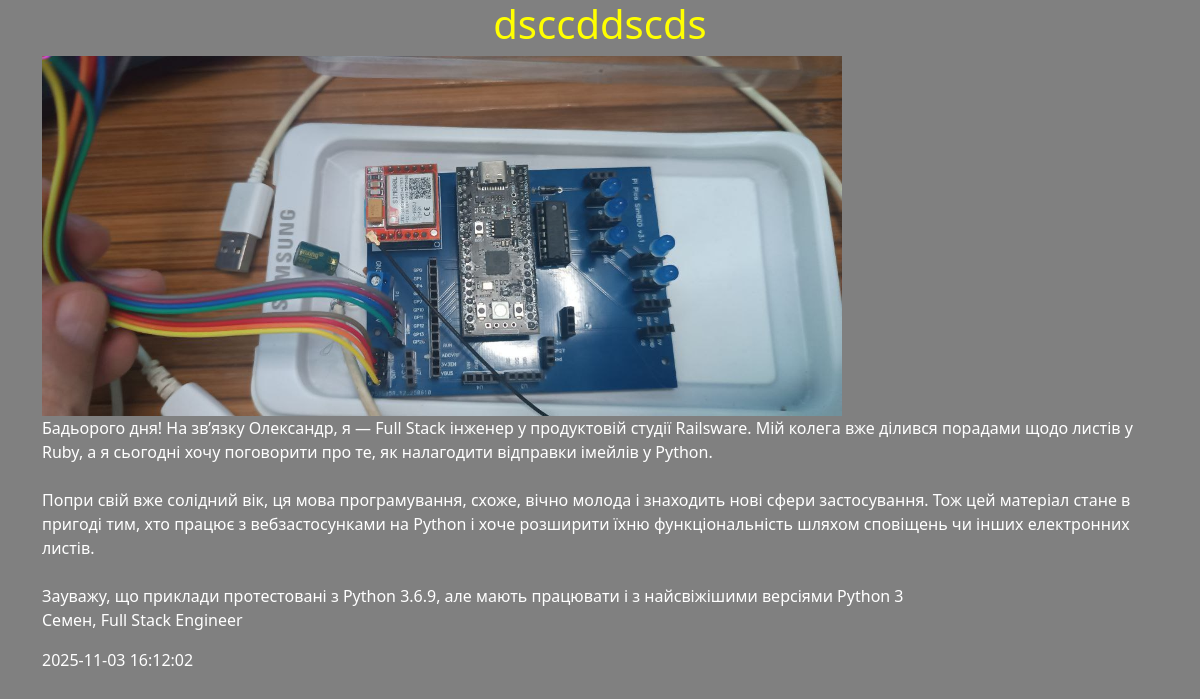
The app's page /article/1 with its own data.
### tables this page shows
CREATE TABLE articles (
    id INTEGER PRIMARY KEY AUTOINCREMENT,
    title TEXT NOT NULL,
    content TEXT NOT NULL,
    image TEXT, 
    author TEXT NOT NULL,
    created_at DATETIME DEFAULT CURRENT_TIMESTAMP,
    category_id INTEGER REFERENCES categories(id)
);

### app.py (the view)
@app.route("/article/<int:article_id>")
def article_page(article_id):
    article = get_article(article_id)
    return render_template('article_page.html', article=article)

### app.py (called while the page is built)
def get_article(article_id):
    conn = sqlite3.connect('blog.db')
    conn.row_factory = sqlite3.Row
    cursor = conn.cursor()
    cursor.execute('''SELECT * FROM articles WHERE id=?''', [article_id])
    data = cursor.fetchone()
    conn.close()
    return data

### templates/article_page.html (shortened to what this page needs)
<!DOCTYPE html>
<html lang="en">
<head>
    <link href="https://cdn.jsdelivr.net/npm/bootstrap@5.3.8/dist/css/bootstrap.min.css" rel="stylesheet">
    <link rel="stylesheet" href="{{ url_for('static', filename = 'style.css') }}">
</head>
<body>
    <div class="container">
        <h1 class="main-text">{{article.title}}</h1>
        {% if article.image %}
            <img style="max-width: 800px; max-height: 500px;" src="{{url_for('static', filename='img/' + article.image) }}" class="card-img-top" alt="...">
        {% endif %}
        <div class="card-title" style="white-space: pre-wrap; ">{{article.content | safe  }}</div>
        <p class="card-text">{{article.author}}</p>
        <p class="card-text">{{article.created_at}}</p>
    </div>
</body>
</html>

### static/style.css (style rules this page uses)
body { background: grey; color: white; font-family: 'Segoe UI', Tahoma, Geneva, Verdana, sans-serif; }
h1 { text-align: center; }
.main-text { color: yellow; }

### records on screen
articles: image (picture), content "Бадьорого дня! На звʼязку Олександр, я — Full Stack інженер у продуктовій студії Railsware. Мій колега вже ділився порадами щодо листів у Ruby, а я сьогодні хочу поговорити про те, як налагодити відправки імейлів у Python. Попри свій вже солідний вік, ця мова програмування, схоже, вічно молода і знаходить нові сфери застосування. Тож цей матеріал стане в пригоді тим, хто працює з вебзастосунками на Python і хоче розширити їхню функціональність шляхом сповіщень чи інших електронних листів. Зауважу, що приклади протестовані з Python 3.6.9, але мають працювати і з найсвіжішими версіями Python 3", author "Семен, Full Stack Engineer", created_at "2025-11-03 16:12:02"
